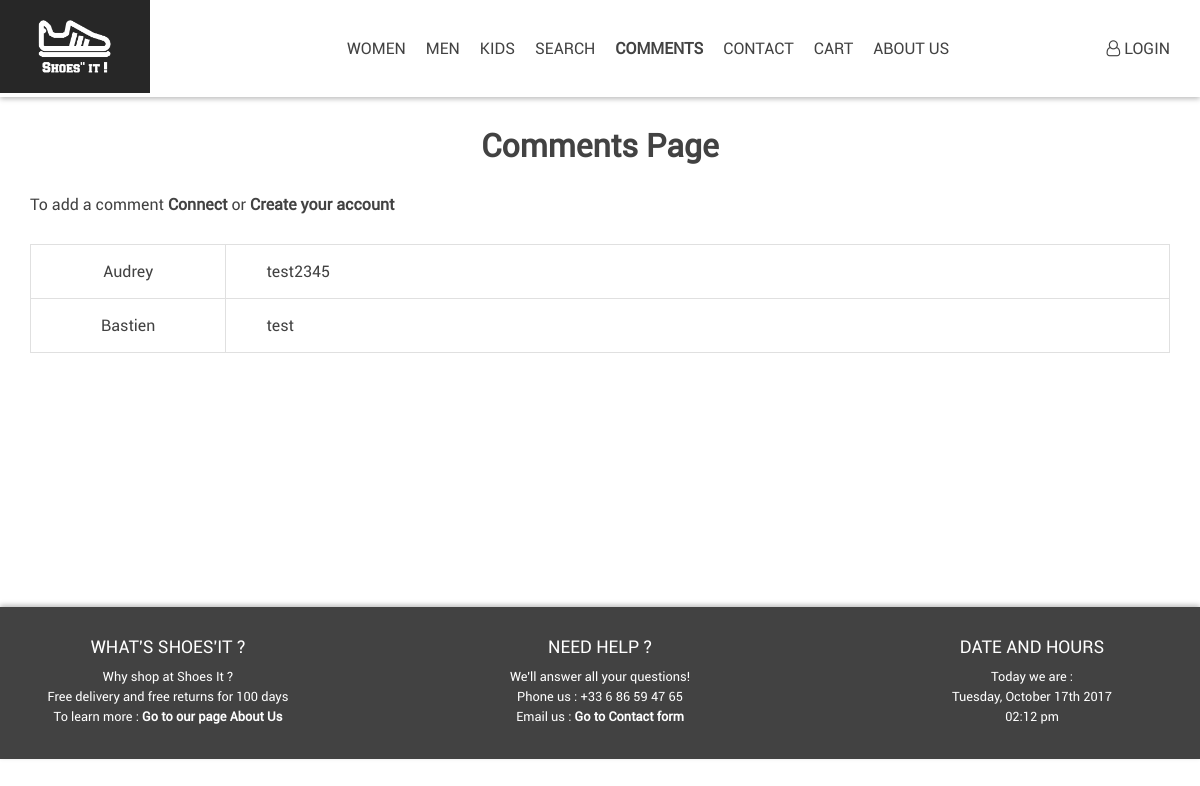
The page /comments.php on the database its author committed.
### tables this page shows
CREATE TABLE `comment` (
  `id` int(11) NOT NULL,
  `id_user` int(11) NOT NULL,
  `message` varchar(100) NOT NULL
);

CREATE TABLE `user` (
  `id` int(11) NOT NULL,
  `username` varchar(20) NOT NULL,
  `firstname` varchar(20) NOT NULL,
  `lastname` varchar(20) NOT NULL,
  `email` varchar(40) NOT NULL,
  `password` text NOT NULL,
  `admin` tinyint(1) NOT NULL DEFAULT '0'
);

### comments.php (the view, shortened to what this page needs)
<?php
require_once 'assets/partial/header.php';
$rep = $bdd->query('SELECT c.*, u.username FROM comment c , user u WHERE c.id_user = u.id ORDER BY c.id DESC');
?>
    <h1 id="title_page">Comments Page</h1>
<?php
if(!empty($_SESSION['user_id'])){
    ?>
    <div class="center-class">
        <form action="comments.php" method="post">
            <div class="row">
                <label for="comment">Leave a message : </label>
                <textarea id="comment" name="comment"></textarea>
            </div>
            <div class="row">
                <button type="submit">Add a comment</button>
            </div>
        </form>
    </div>
    <?php
}
else{
    ?>
    <div class ="info">
        <p> To add a comment <a class="link" href="login.php"> Connect </a> or <a class="link" href="new_account.php"> Create your account</a> </p>
    </div>
    <?php
}
?>
<div class="contain">
    <table>
        <?php
        while ($donnees = $rep->fetch())
        {
            ?>
            <tr>
                <td class="name"> <p> <?php echo $donnees['username']; ?> </p> </td>
                <td class="message"> <p > <?php echo $donnees['message']; ?> </p> </td>
                <td class="trash"> </td>
            </tr>
            <?php
        }
        ?>
    </table>
</div>
<?php
require_once 'assets/partial/footer.php';
?>

### assets/css/master.css (style rules this page uses)
body { margin: 0; font-family: Roboto, sans-serif; color: #424242; }
#title_page { text-align: center; color: #424242; margin: 30px 0 30px 0; }

### assets/css/comments.css (style rules this page uses)
.info { margin: 30px; }
.contain { min-height: 40vh; }
table { display: flex; align-items: center; justify-content: center; border-collapse: collapse; margin: 30px; }
tr { border: solid 1px #E0E0E0; }
td { border: solid 1px #E0E0E0; }
.link { text-decoration: none; color: #424242; font-weight: bold; }
.name { width: 60vh; text-align: center; text-transform: capitalize; }
.message { width: 300vh; text-align: left; border-right: none; padding-left: 40px; }
.trash { width: 30vh; text-align: center; border-left: none; }

### rows shown on the page
comment: id_user.username "Audrey", message "test2345"
comment: id_user.username "Bastien", message "test"
